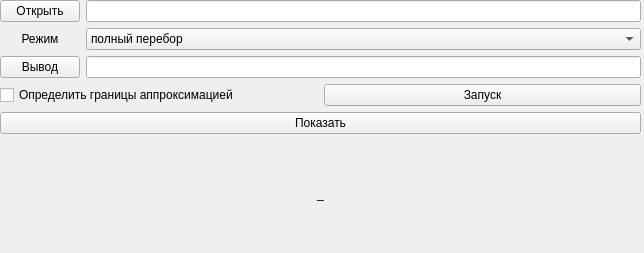
<?xml version="1.0" encoding="UTF-8"?>
<ui version="4.0">
 <class>VC_ui</class>
 <widget class="QWidget" name="VC_ui">
  <property name="geometry">
   <rect>
    <x>0</x>
    <y>0</y>
    <width>644</width>
    <height>253</height>
   </rect>
  </property>
  <property name="windowTitle">
   <string>Вершинное покрытие</string>
  </property>
  <widget class="QWidget" name="gridLayoutWidget">
   <property name="geometry">
    <rect>
     <x>0</x>
     <y>0</y>
     <width>641</width>
     <height>248</height>
    </rect>
   </property>
   <layout class="QGridLayout" name="gridLayout">
    <item row="0" column="0">
     <widget class="QPushButton" name="inputButton">
      <property name="text">
       <string>Открыть</string>
      </property>
     </widget>
    </item>
    <item row="3" column="0" colspan="2">
     <layout class="QHBoxLayout" name="horizontalLayout">
      <item>
       <widget class="QCheckBox" name="approxLimitBox">
        <property name="text">
         <string>Определить границы аппроксимацией</string>
        </property>
       </widget>
      </item>
      <item>
       <widget class="QPushButton" name="startButton">
        <property name="text">
         <string>Запуск</string>
        </property>
       </widget>
      </item>
     </layout>
    </item>
    <item row="2" column="0">
     <widget class="QPushButton" name="outputButton">
      <property name="text">
       <string>Вывод</string>
      </property>
     </widget>
    </item>
    <item row="1" column="0">
     <widget class="QLabel" name="modeLabel">
      <property name="text">
       <string>Режим</string>
      </property>
      <property name="alignment">
       <set>Qt::AlignCenter</set>
      </property>
     </widget>
    </item>
    <item row="4" column="0" colspan="2">
     <widget class="QPushButton" name="showButton">
      <property name="text">
       <string>Показать</string>
      </property>
     </widget>
    </item>
    <item row="1" column="1">
     <widget class="QComboBox" name="modeCombo">
      <item>
       <property name="text">
        <string>полный перебор</string>
       </property>
      </item>
      <item>
       <property name="text">
        <string>двоичный поиск по k-подмножествам</string>
       </property>
      </item>
      <item>
       <property name="text">
        <string>через клику с быстрым отсечением</string>
       </property>
      </item>
     </widget>
    </item>
    <item row="2" column="1">
     <widget class="QLineEdit" name="outputPath"/>
    </item>
    <item row="0" column="1">
     <widget class="QLineEdit" name="inputPath"/>
    </item>
    <item row="5" column="0" colspan="2">
     <widget class="QLabel" name="statusLabel">
      <property name="text">
       <string>_</string>
      </property>
      <property name="alignment">
       <set>Qt::AlignCenter</set>
      </property>
     </widget>
    </item>
   </layout>
  </widget>
 </widget>
 <resources/>
 <connections/>
</ui>
